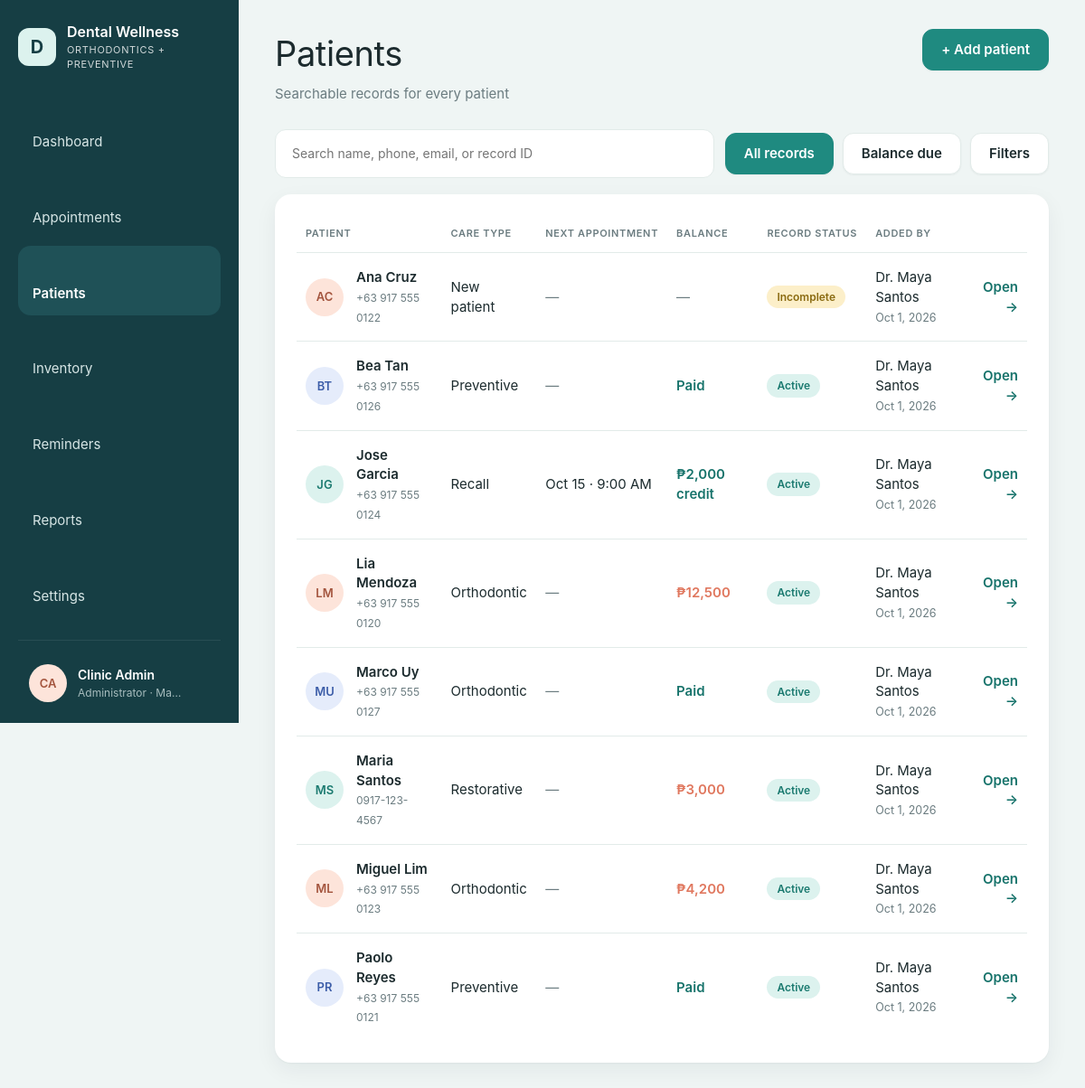
Page /patients/index.php (signed in) on the committed database.
### tables this page shows
CREATE TABLE IF NOT EXISTS users (
    id            INT UNSIGNED AUTO_INCREMENT PRIMARY KEY,
    name          VARCHAR(120) NOT NULL,
    username      VARCHAR(60)  NOT NULL UNIQUE,
    password_hash VARCHAR(255) NOT NULL,
    role          ENUM('admin','dentist','staff') NOT NULL DEFAULT 'staff',
    is_active     TINYINT(1) NOT NULL DEFAULT 1,
    last_login_at DATETIME NULL,
    created_at    DATETIME NOT NULL DEFAULT CURRENT_TIMESTAMP
);

CREATE TABLE IF NOT EXISTS patients (
    id                     INT UNSIGNED AUTO_INCREMENT PRIMARY KEY,
    record_no              VARCHAR(20) NULL UNIQUE,
    full_name              VARCHAR(150) NOT NULL,
    birth_date             DATE NULL,
    sex                    ENUM('female','male') NULL,
    phone                  VARCHAR(30) NULL,
    email                  VARCHAR(150) NULL,
    address                VARCHAR(255) NULL,
    care_type              ENUM('New patient','Preventive','Orthodontic','Restorative','Recall') NOT NULL DEFAULT 'New patient',
    emergency_name         VARCHAR(150) NULL,
    emergency_relationship VARCHAR(60) NULL,
    emergency_phone        VARCHAR(30) NULL,
    allergies              TEXT NULL,
    conditions             TEXT NULL,
    medications            TEXT NULL,
    dental_history         TEXT NULL,
    notes                  TEXT NULL,
    consent_signed         TINYINT(1) NOT NULL DEFAULT 0,
    consent_date           DATE NULL,
    status                 ENUM('draft','incomplete','active','archived') NOT NULL DEFAULT 'incomplete',
    created_by             INT UNSIGNED NULL,
    created_at             DATETIME NOT NULL DEFAULT CURRENT_TIMESTAMP,
    updated_at             DATETIME NOT NULL DEFAULT CURRENT_TIMESTAMP ON UPDATE CURRENT_TIMESTAMP,
    INDEX idx_patients_name (full_name),
    INDEX idx_patients_phone (phone),
    FOREIGN KEY (created_by) REFERENCES users(id) ON DELETE SET NULL
);

### includes/db.php (called while the page is built, shortened)
<?php
function db(): PDO
{
    static $pdo = null;
    if ($pdo === null) {
        $c = config('db');
        $dsn = sprintf('mysql:host=%s;port=%d;dbname=%s;charset=utf8mb4', $c['host'], $c['port'], $c['name']);
        $pdo = new PDO($dsn, $c['user'], $c['pass'], [
            PDO::ATTR_ERRMODE            => PDO::ERRMODE_EXCEPTION,
            PDO::ATTR_DEFAULT_FETCH_MODE => PDO::FETCH_ASSOC,
            PDO::ATTR_EMULATE_PREPARES   => false,
        ]);
        $pdo->exec("SET time_zone = '" . (new DateTime())->format('P') . "'");
    }
    return $pdo;
}
function q(string $sql, array $params = []): PDOStatement
{
    $stmt = db()->prepare($sql);
    $stmt->execute($params);
    return $stmt;
}
function q_all(string $sql, array $params = []): array
{
    return q($sql, $params)->fetchAll();
}
function q_row(string $sql, array $params = []): ?array
{
    $row = q($sql, $params)->fetch();
    return $row === false ? null : $row;
}

### includes/auth.php (called while the page is built, shortened)
<?php
function current_user(): ?array
{
    static $user = false;
    if ($user === false) {
        $user = null;
        if (!empty($_SESSION['user_id'])) {
            $row = q_row('SELECT id, name, username, role, password_hash FROM users WHERE id = ? AND is_active = 1', [$_SESSION['user_id']]);
            $idle = (int) config('security.idle_minutes', 30) * 60;
            if (!$row) {
                end_user_session();
            } elseif ($idle > 0 && time() - (int) ($_SESSION['last_seen'] ?? 0) > $idle) {
                end_user_session('You were signed out after ' . ($idle / 60) . ' minutes without activity.');
            } elseif (!hash_equals((string) ($_SESSION['pw_fp'] ?? ''), password_fingerprint($row['password_hash']))) {
                end_user_session('Your password was changed. Sign in again with the new one.');
            } else {
                unset($row['password_hash']);
                $user = $row;
            }
        }
    }
    return $user;
}
function password_fingerprint(string $hash): string
{
    return hash('sha256', $hash);
}
function require_login(): array
{
    $user = current_user();
    return $user;
}
function can(string $permission): bool
{
    $user = current_user();
    $perms = ROLE_PERMISSIONS[$user['role']] ?? [];
    return in_array('*', $perms, true) || in_array($permission, $perms, true);
}

### patients/index.php (the view, shortened to what this page needs)
<?php
require_login();
$search = input('q');
$filter = input('filter');
$status = input('status');
$care = input('care');
$page = max(1, (int) input('page', '1'));
$perPage = 25;
$where = [];
$params = [];
if (isset(PATIENT_STATUSES[$status])) {
    $where[] = 'p.status = ?';
    $params[] = $status;
} else {
    $where[] = "p.status <> 'archived'";
}
$whereSql = 'WHERE ' . implode(' AND ', $where);
$patients = q_all('SELECT p.*, b.balance, b.charged, u.name AS added_by,
        (SELECT MIN(a.starts_at) FROM appointments a WHERE a.patient_id = p.id AND a.starts_at >= CURDATE()
            AND a.status NOT IN (\'cancelled\',\'no_show\',\'completed\')) AS next_appt
    FROM patients p JOIN ' . BALANCES . " b ON b.patient_id = p.id
    LEFT JOIN users u ON u.id = p.created_by $whereSql
    ORDER BY p.full_name LIMIT $perPage OFFSET " . (($page - 1) * $perPage), $params);
$link = fn(array $changes) => url('patients/') . '?' . http_build_query(array_filter(array_merge(
    ['q' => $search, 'filter' => $filter, 'status' => $status, 'care' => $care], $changes), fn($v) => $v !== '' && $v !== null));
layout_start('Patients', 'patients', [
    'subtitle' => 'Searchable records for every patient',
    'action'   => '<a class="btn btn-primary" href="' . url('patients/form.php') . '">+ Add patient</a>',
]);
?>
<div class="toolbar">
  <form method="get" class="spacer" role="search">
    <input type="search" name="q" value="<?= e($search) ?>" placeholder="Search name, phone, email, or record ID" aria-label="Search patients" style="background:var(--panel);padding:16px 18px">
  </form>
  <div class="row">
    <a class="btn<?= $filter === '' && $status === '' && $care === '' ? ' is-on' : '' ?>" href="<?= url('patients/') ?><?= $search !== '' ? '?q=' . e(urlencode($search)) : '' ?>">All records</a>
    <a class="btn<?= $filter === 'balance' ? ' is-on' : '' ?>" href="<?= e($link(['filter' => $filter === 'balance' ? '' : 'balance', 'page' => ''])) ?>">Balance due</a>
    <details class="user-menu">
      <summary class="btn<?= $status !== '' || $care !== '' ? ' is-on' : '' ?>">Filters</summary>
    </details>
  </div>
</div>
<section class="card">
  <div class="table-wrap">
    <table class="table-cards">
      <thead><tr><th>Patient</th><th>Care type</th><th>Next appointment</th><th>Balance</th><th>Record status</th><th>Added by</th><th></th></tr></thead>
      <tbody>
        <?php foreach ($patients as $i => $p): ?>
          <tr>
            <td><div class="who"><?= avatar($p['full_name'], $i) ?><span><strong><?= e($p['full_name']) ?></strong><small><?= e($p['phone'] ?: $p['record_no']) ?></small></span></div></td>
            <td data-label="Care type"><?= e($p['care_type']) ?></td>
            <td data-label="Next appointment"><?= $p['next_appt'] ? e(fmt_date($p['next_appt'], 'M j')) . ' · ' . fmt_time($p['next_appt']) : '<span class="muted">—</span>' ?></td>
            <td data-label="Balance">
              <?php if ($p['balance'] > 0): ?><span class="amount-due"><?= money($p['balance']) ?></span>
              <?php elseif ($p['balance'] < 0): ?><span class="amount-credit"><?= money($p['balance']) ?> credit</span>
              <?php elseif ($p['charged'] > 0): ?><span class="amount-paid">Paid</span>
              <?php else: ?><span class="muted">—</span><?php endif; ?>
            </td>
            <td data-label="Record status"><?= pill($p['status']) ?></td>
            <td data-label="Added by"><?= $p['added_by'] ? e($p['added_by']) : '<span class="muted">—</span>' ?><br><small class="muted"><?= e(fmt_date($p['created_at'], 'M j, Y')) ?></small></td>
            <td class="num"><a href="<?= url('patients/view.php') ?>?id=<?= $p['id'] ?>" style="font-weight:600">Open →</a></td>
          </tr>
        <?php endforeach; ?>
      </tbody>
    </table>
  </div>
</section>
<?php layout_end();

### includes/layout.php (shortened to what this page needs)
<?php
function icon(string $name): string
{
    $paths = [
        'dashboard'    => '<rect x="3" y="3" width="7" height="7" rx="1.5"/><rect x="14" y="3" width="7" height="7" rx="1.5"/><rect x="3" y="14" width="7" height="7" rx="1.5"/><rect x="14" y="14" width="7" height="7" rx="1.5"/>',
        'appointments' => '<rect x="3" y="5" width="18" height="16" rx="2"/><path d="M3 10h18M8 3v4M16 3v4"/>',
        'patients'     => '<circle cx="12" cy="8" r="4"/><path d="M4 21c0-4 4-6 8-6s8 2 8 6"/>',
        'inventory'    => '<ellipse cx="12" cy="6" rx="8" ry="3"/><path d="M4 6v6c0 1.7 3.6 3 8 3s8-1.3 8-3V6M4 12v6c0 1.7 3.6 3 8 3s8-1.3 8-3v-6"/>',
        'reminders'    => '<circle cx="12" cy="13" r="7"/><path d="M12 10v3l2 2M5 4 3 6M19 4l2 2"/>',
        'reports'      => '<path d="M6 3h9l4 4v14H6z"/><path d="M9 12h7M9 16h7M9 8h3"/>',
        'settings'     => '<circle cx="12" cy="12" r="3"/><path d="M12 2v3M12 19v3M4.2 4.2l2.1 2.1M17.7 17.7l2.1 2.1M2 12h3M19 12h3M4.2 19.8l2.1-2.1M17.7 6.3l2.1-2.1"/>',
        'logout'       => '<path d="M15 4h4v16h-4M10 8l-4 4 4 4M6 12h10"/>',
        'theme'        => '<path d="M20 14.5A8 8 0 1 1 9.5 4a6.5 6.5 0 0 0 10.5 10.5z"/>',
        'key'          => '<circle cx="8" cy="15" r="4"/><path d="M11 12l9-9M17 6l3 3M15 8l2 2"/>',
        'menu'         => '<path d="M4 6h16M4 12h16M4 18h16"/>',
        'chevron'      => '<path d="M9 6l6 6-6 6"/>',
    ];
    return '<svg class="icon" viewBox="0 0 24 24" fill="none" stroke="currentColor" stroke-width="1.6" stroke-linecap="round" stroke-linejoin="round" aria-hidden="true">'
        . ($paths[$name] ?? '') . '</svg>';
}
function theme_head(): string
{
    return "<script>(function(){var p;try{p=localStorage.getItem('welldent-theme')}catch(e){}"
        . "var d=p==='dark'||(p!=='light'&&window.matchMedia('(prefers-color-scheme: dark)').matches);"
        . "document.documentElement.setAttribute('data-theme',d?'dark':'light');"
        . "try{if(localStorage.getItem('welldent-sidebar')==='collapsed')document.documentElement.setAttribute('data-sidebar','collapsed')}catch(e){}})()</script>\n"
        . '<link rel="stylesheet" href="' . url('assets/css/app.css?v=8') . '">';
}
function layout_start(string $title, string $active, array $opts = []): void
{
    $user = current_user();
    $nav = [
        'dashboard'    => [url(), 'Dashboard'],
        'appointments' => [url('appointments/'), 'Appointments'],
        'patients'     => [url('patients/'), 'Patients'],
        'inventory'    => [url('inventory/'), 'Inventory'],
        'reminders'    => [url('reminders/'), 'Reminders'],
        'reports'      => [url('reports/'), 'Reports'],
    ];
    if (can('settings') || can('fees.manage')) {
        $nav['settings'] = [url('settings/'), 'Settings'];
    }
    ?>
<!doctype html>
<html lang="en">
<head>
<?= theme_head() ?>
</head>
<body>
<div class="shell">
  <aside class="sidebar">
    <div class="side-top">
      <a class="brand" href="<?= url() ?>" title="<?= e(config('clinic.name')) ?>">
        <span class="brand-mark">D</span>
        <span class="lbl"><strong><?= e(config('clinic.name')) ?></strong><small><?= e(config('clinic.tagline')) ?></small></span>
      </a>
      <button type="button" class="side-toggle" data-sidebar-toggle aria-label="Collapse sidebar" title="Collapse sidebar"><?= icon('menu') ?></button>
    </div>
    <nav class="nav">
      <?php foreach ($nav as $key => [$href, $label]): ?>
        <a href="<?= $href ?>" class="<?= $key === $active ? 'active' : '' ?>" title="<?= e($label) ?>"><?= icon($key) ?><span class="lbl"><?= e($label) ?></span></a>
      <?php endforeach; ?>
    </nav>
    <details class="side-account">
      <summary title="<?= e($user['name']) ?>">
        <span class="avatar avatar-0"><?= e(initials($user['name'])) ?></span>
        <span class="lbl"><strong><?= e($user['name']) ?></strong><small><?= e(ROLE_LABELS[$user['role']]) ?> · <?= e(config('clinic.city')) ?></small></span>
        <span class="chev"><?= icon('chevron') ?></span>
      </summary>
    </details>
  </aside>
  <main class="main">
    <header class="page-head">
      <div>
        <h1><?= e($title) ?></h1>
        <?php if (!empty($opts['subtitle'])): ?><p class="muted"><?= e($opts['subtitle']) ?></p><?php endif; ?>
      </div>
      <div class="head-actions">
        <?= $opts['action'] ?? '' ?>
      </div>
    </header>
<?php
}
function layout_end(): void
{
    ?>
  </main>
</div>
</body>
</html>
<?php
}

### includes/helpers.php (shortened to what this page needs)
<?php
function config(string $key, $default = null)
{
    $value = $GLOBALS['config'];
    foreach (explode('.', $key) as $part) {
        $value = $value[$part];
    }
    return $value;
}
function e($value): string
{
    return htmlspecialchars((string) ($value ?? ''), ENT_QUOTES, 'UTF-8');
}
function money($amount): string
{
    return '₱' . number_format(abs((float) $amount), ((float) $amount == floor((float) $amount)) ? 0 : 2);
}
function url(string $path = ''): string
{
    static $base = null;
    if ($base === null) {
        $root = str_replace('\\', '/', (string) realpath(APP_ROOT));
        $script = str_replace('\\', '/', (string) realpath($_SERVER['SCRIPT_FILENAME'] ?? ''));
        $name = (string) ($_SERVER['SCRIPT_NAME'] ?? '');
        $inApp = $root !== '' && stripos($script, $root . '/') === 0;
        $tail = $inApp ? substr($script, strlen($root)) : '';
        $base = $inApp && strcasecmp(substr($name, -strlen($tail)), $tail) === 0 ? substr($name, 0, -strlen($tail)) : '';
    }
    return $base . '/' . ltrim($path, '/');
}
function input(string $key, $default = ''): string
{
    $value = $_POST[$key] ?? $_GET[$key] ?? $default;
    return is_string($value) ? trim($value) : (string) $default;
}
function fmt_date(?string $value, string $format = 'M j, Y'): string
{
    return $value ? date($format, strtotime($value)) : '—';
}
function fmt_time(?string $value): string
{
    return $value ? date('g:i A', strtotime($value)) : '';
}
function initials(string $name): string
{
    $parts = preg_split('/\s+/', trim($name));
    $first = mb_substr($parts[0] ?? '', 0, 1);
    $last = count($parts) > 1 ? mb_substr(end($parts), 0, 1) : '';
    return mb_strtoupper($first . $last);
}
function pill(string $status, ?string $label = null): string
{
    $label ??= APPOINTMENT_STATUSES[$status] ?? PATIENT_STATUSES[$status] ?? ucfirst(str_replace('_', ' ', $status));
    return '<span class="pill pill-' . e($status) . '">' . e($label) . '</span>';
}
function avatar(string $name, int $seed = 0): string
{
    return '<span class="avatar avatar-' . ($seed % 3) . '">' . e(initials($name)) . '</span>';
}

### rows in the picture
users: name "CA", name "Clinic Admin", role "Administrator"
patients: full_name "AC", full_name "Ana Cruz", phone "+63 917 555 0122", care_type "New patient", label "Incomplete", created_by.name "Dr. Maya Santos", created_at "Oct 1, 2026"
patients: full_name "BT", full_name "Bea Tan", phone "+63 917 555 0126", care_type "Preventive", shows "Paid", label "Active", created_by.name "Dr. Maya Santos", created_at "Oct 1, 2026"
patients: full_name "JG", full_name "Jose Garcia", phone "+63 917 555 0124", care_type "Recall", next_appt "Oct 15", next_appt "9:00 AM", balance "₱2,000", label "Active", created_by.name "Dr. Maya Santos", created_at "Oct 1, 2026"
patients: full_name "LM", full_name "Lia Mendoza", phone "+63 917 555 0120", care_type "Orthodontic", balance "₱12,500", label "Active", created_by.name "Dr. Maya Santos", created_at "Oct 1, 2026"
patients: full_name "MU", full_name "Marco Uy", phone "+63 917 555 0127", care_type "Orthodontic", shows "Paid", label "Active", created_by.name "Dr. Maya Santos", created_at "Oct 1, 2026"
patients: full_name "MS", full_name "Maria Santos", phone "0917-123-4567", care_type "Restorative", balance "₱3,000", label "Active", created_by.name "Dr. Maya Santos", created_at "Oct 1, 2026"
patients: full_name "ML", full_name "Miguel Lim", phone "+63 917 555 0123", care_type "Orthodontic", balance "₱4,200", label "Active", created_by.name "Dr. Maya Santos", created_at "Oct 1, 2026"
patients: full_name "PR", full_name "Paolo Reyes", phone "+63 917 555 0121", care_type "Preventive", shows "Paid", label "Active", created_by.name "Dr. Maya Santos", created_at "Oct 1, 2026"

### other values in the picture
config('clinic.name') "Dental Wellness"
config('clinic.tagline') "ORTHODONTICS + PREVENTIVE"
$label "Dashboard"
$label "Appointments"
$label "Patients"
$label "Inventory"
$label "Reminders"
$label "Reports"
$label "Settings"
config('clinic.city') "Ma…"
$title "Patients"
$opts['subtitle'] "Searchable records for every patient"
$opts['action'] "+ Add patient"
